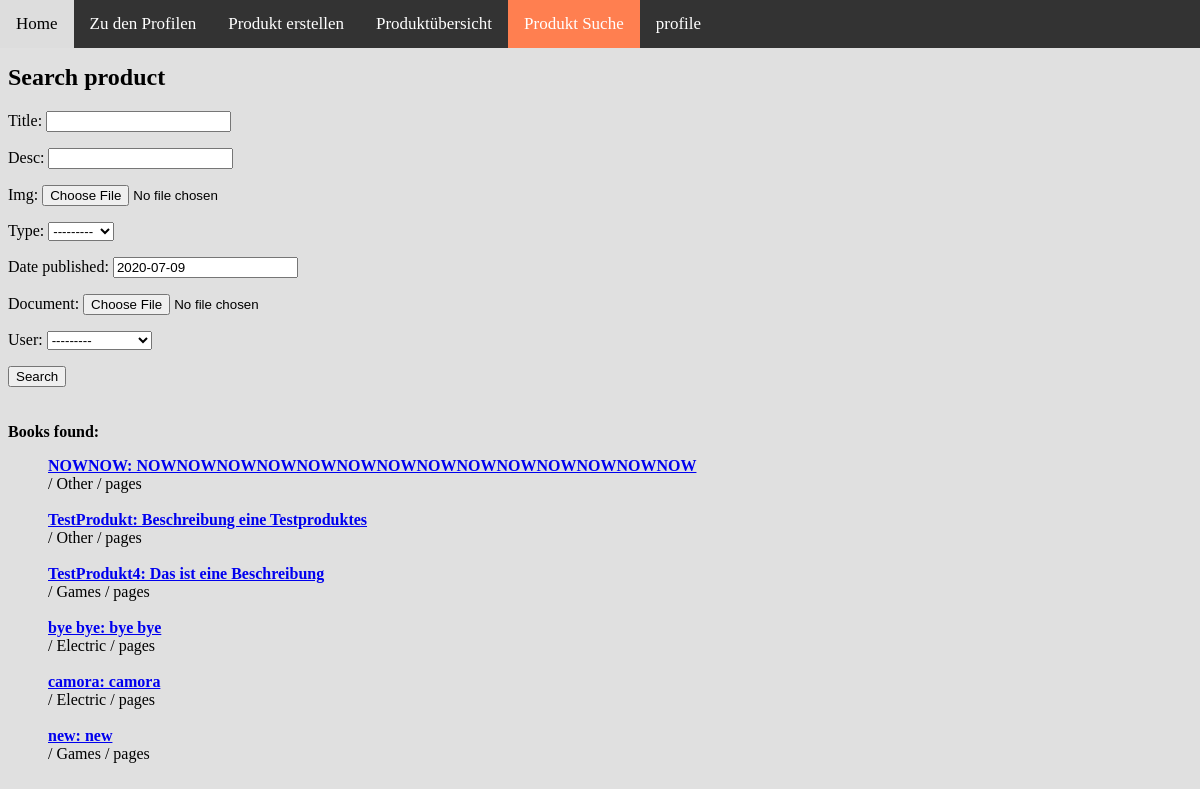
/product/search/, run on the app's committed database.
### products/models.py (models this page shows, shortened)
class Product(models.Model):
    Product_TYPES = [
        ('E', 'Electric'),  # Wert und lesbare Form
        ('G', 'Games'),
        ('B', 'books'),
        ('O', 'Other'),
    ]
    title = models.CharField(max_length=100)
    Desc = models.CharField(max_length=100,
                            blank=True)
    date_published = models.DateField(blank=True,
                                      default=date.today,
                                      )
    type = models.CharField(max_length=1,
                            choices=Product_TYPES,
                            )
    user = models.ForeignKey(User,
                             on_delete=models.CASCADE,
                             related_name='users',
                             related_query_name='user',
                             )
    Img = models.ImageField(upload_to='products/', blank=True)
    document = models.FileField(upload_to='documents/' ,blank=True)
    class Meta:
        ordering = ['title', '-type']
        verbose_name = 'Product'
        verbose_name_plural = 'Products'
    def get_full_title(self):
        return_string = self.title
        if self.Desc:  # if subtitle is not empty
            return_string = self.title + ': ' + self.Desc
        return return_string

### products/views.py (the view)
# urls.py: path('search/', views.product_search, name='product-search'),
def product_search(request):
    if request.method == 'POST':
        search_string_user = request.POST['title']
        products_found = Product.objects.filter(title__contains=search_string_user)
        search_string_title = request.POST['title']
        if search_string_title:
            products_found = products_found.filter
        form_in_function_based_view = SearchForm()
        context = {'form': form_in_function_based_view,
                   'products_found': products_found,
                   'show_results': True}
        return render(request, 'product-search.html', context)
    else:
        form_in_function_based_view = SearchForm()
        product = Product.objects.all()
        context = {'form': form_in_function_based_view,
                   'products_found': product,
                   'show_results': True}
        return render(request, 'product-search.html', context)

### products/forms.py
class SearchForm(forms.ModelForm):
    title = forms.CharField(required=False)
    class Meta:
        model = Product
        fields = ['title', 'Desc', 'Img', 'type', 'date_published', 'document', 'user']

### products/templates/product-search.html (shortened to what this page needs)
{% extends 'base.html' %}
{% block content %}
    <h2>Search product</h2>
    <form method="POST">
        {{ form.as_p }}
        <button type="submit">Search</button>
    </form>
    <br>
    <br>
    {% if show_results %}
        <b>Books found:</b><br>
        <ul>
        {% for book in products_found %}
            <a href="../show/{{ book.id }}/"><b>{{ book.get_full_title }}</b></a><br>
            {{ book.author }} / {{ book.get_type_display }} / {{ book.pages }} pages<br>
            <br>
        {% endfor %}
        </ul>
    {% endif %}
{% endblock %}

### templates/base.html (shortened to what this page needs)
<!DOCTYPE html>
<html>
<head>
    {% load static %}
    <link rel="stylesheet" type="text/css" href="{% static 'css/styleCompleteWebsite.css' %}">
</head>
<body style="background-color: #e0e0e0">
    <div class="topnav" id="navigation">
        <a class="navPoint" href="{% url 'home' %}">Home</a>
        <a class="navPoint" href="{% url 'allProfile' %}">Zu den Profilen</a>
        <a class="navPoint" href="{% url 'product-create' %}">Produkt erstellen</a>
        <a class="navPoint" href="{% url 'product-list' %}">Produktübersicht</a>
        <a class="navPoint" href="{% url 'product-search' %}">Produkt Suche</a>
            <a class="navPoint" href="{% url 'profile' %}">profile</a>
    </div>
    <div class="main">
        {% block content %}Base Block{% endblock %}
    </div>
</body>
</html>

### static/css/styleCompleteWebsite.css (style rules this page uses)
.topnav { overflow: hidden; background-color: #333; top: 0; position: fixed; width: 100%; margin-bottom: 20em; margin-left: -0.5em; z-index: 9; }
.topnav a { float: left; display: block; color: white; text-align: center; padding: 14px 16px; text-decoration: none; font-size: 17px; }
.topnav a.active { background-color: coral; color: white; }
.main { margin-top: 4em; }

### data on the page
Product: get_full_title "NOWNOW: NOWNOWNOWNOWNOWNOWNOWNOWNOWNOWNOWNOWNOWNOW", type "Other"
Product: get_full_title "TestProdukt: Beschreibung eine Testproduktes", type "Other"
Product: get_full_title "TestProdukt4: Das ist eine Beschreibung", type "Games"
Product: get_full_title "bye bye: bye bye", type "Electric"
Product: get_full_title "camora: camora", type "Electric"
Product: get_full_title "new: new", type "Games"
